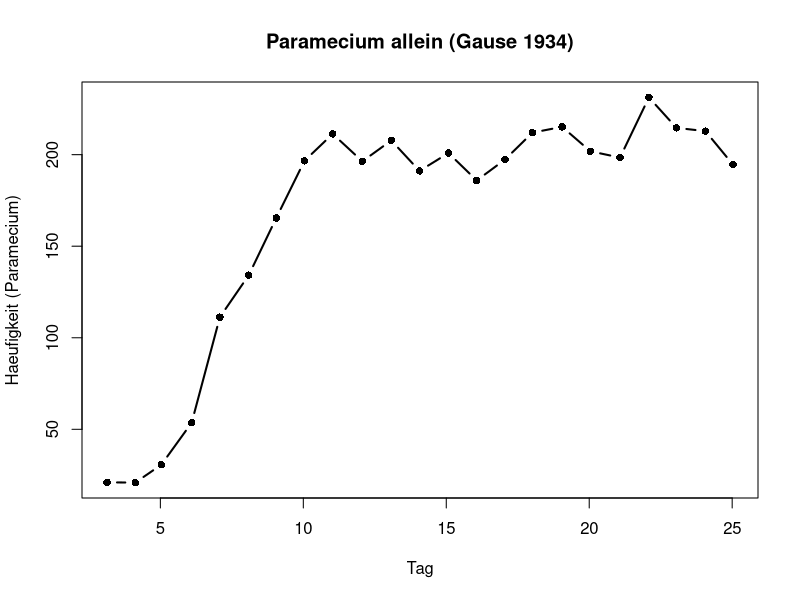
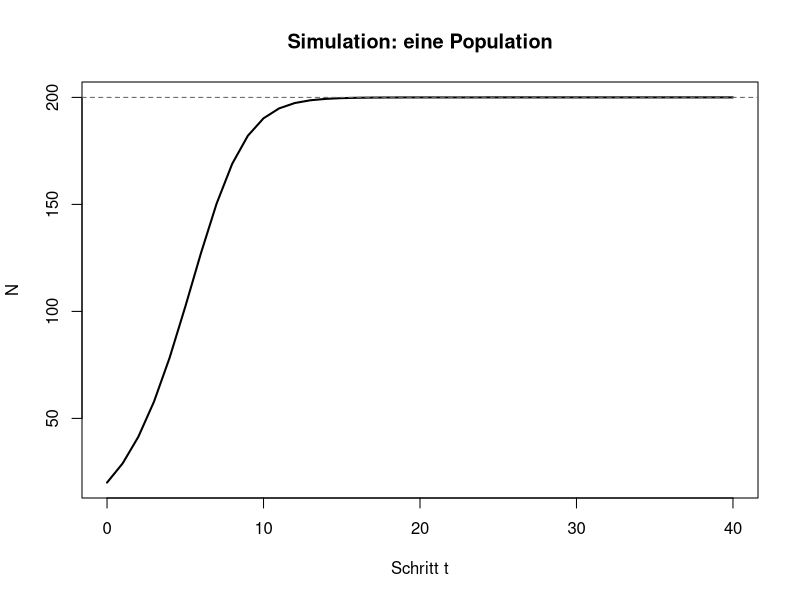
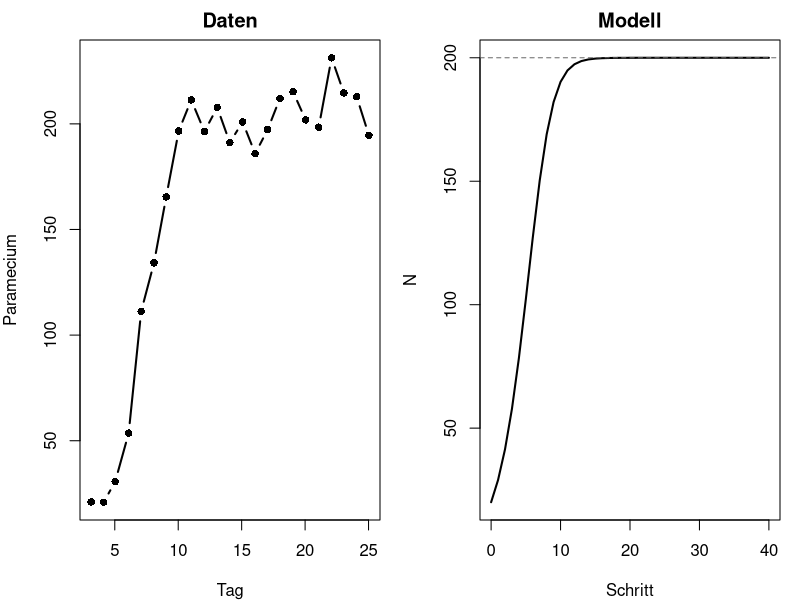
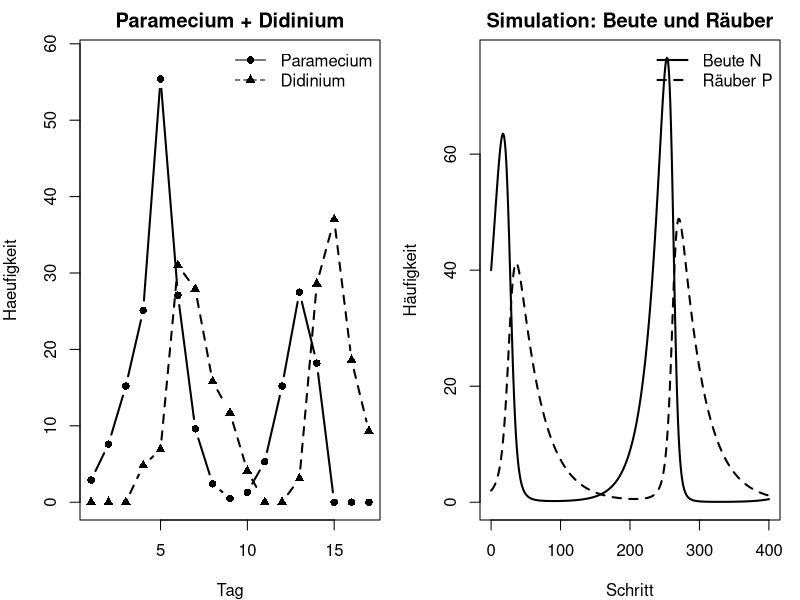

Write the R code that produced these figures, in order.
## ---- chunk 1
alone <- read.csv("data/paramecium_alone.csv")
head(alone, 3)
## ---- chunk 2
#| fig-height: 3.6
#| fig-width: 7
plot(alone$day, alone$paramecium,
     type = "b", pch = 16, lwd = 2,
     xlab = "Tag",
     ylab = "Haeufigkeit (Paramecium)",
     main = "Paramecium allein (Gause 1934)")
## ---- chunk 3
next_N <- function(N, r, K) {
  N + r * N * (1 - N / K)
}

next_N(N = 20, r = 0.5, K = 200)
## ---- chunk 4
next_N(N = 180, r = 0.5, K = 200)
next_N(N = 200, r = 0.5, K = 200)
## ---- chunk 5
T <- 5
N <- numeric(T + 1)   # Vektor aus Nullen, Laenge 6
N[1] <- 20            # Startwert (R zaehlt ab 1!)
N
## ---- chunk 6
r <- 0.5
K <- 200
N[2] <- next_N(N[1], r, K)
N[3] <- next_N(N[2], r, K)
N[4] <- next_N(N[3], r, K)
N[1:4]
## ---- chunk 7
T <- 40
N <- numeric(T + 1)
N[1] <- 20
r <- 0.5
K <- 200

for (t in 1:T) {
  N[t + 1] <- next_N(N[t], r, K)
}

N[1:6]   # erste Werte ansehen
## ---- chunk 8
#| fig-height: 3.6
#| fig-width: 7
plot(0:T, N,
     type = "l", lwd = 2,
     xlab = "Schritt t",
     ylab = "N",
     main = "Simulation: eine Population")
abline(h = K, lty = 2, col = "grey40")
## ---- chunk 9
#| fig-height: 3.5
#| fig-width: 7.5
par(mfrow = c(1, 2), mar = c(4, 4, 2, 1))
plot(alone$day, alone$paramecium, type = "b", pch = 16, lwd = 2,
     xlab = "Tag", ylab = "Paramecium", main = "Daten")
plot(0:T, N, type = "l", lwd = 2,
     xlab = "Schritt", ylab = "N", main = "Modell")
abline(h = K, lty = 2, col = "grey40")
## ---- chunk 10
#| fig-height: 3.6
#| fig-width: 7
both <- read.csv("data/paramecium_with_didinium.csv")

plot(both$day, both$paramecium, type = "b", pch = 16, lwd = 2,
     xlab = "Tag", ylab = "Haeufigkeit",
     main = "Paramecium + Didinium",
     ylim = c(0, max(both$paramecium, both$didinium) * 1.05))
lines(both$day, both$didinium, type = "b", pch = 17, lwd = 2, lty = 2)
legend("topright", c("Paramecium", "Didinium"),
       pch = c(16, 17), lty = 1:2, bty = "n")
## ---- chunk 11
next_state <- function(N, P, r, a, b, m) {
  dN <- r * N - a * N * P
  dP <- b * a * N * P - m * P
  c(N = max(N + dN, 0), P = max(P + dP, 0))
}
## ---- chunk 12
out <- next_state(N = 40, P = 2, r = 0.05, a = 0.005, b = 0.5, m = 0.03)
out
out["N"]
out["P"]
## ---- chunk 13
T <- 400
N <- numeric(T + 1)
P <- numeric(T + 1)
N[1] <- 40
P[1] <- 2
r <- 0.05; a <- 0.005; b <- 0.5; m <- 0.03

for (t in 1:T) {
  out <- next_state(N[t], P[t], r, a, b, m)
  N[t + 1] <- out["N"]
  P[t + 1] <- out["P"]
}
## ---- chunk 14
#| fig-height: 3.6
#| fig-width: 7
plot(0:T, N, type = "l", lwd = 2,
     xlab = "Schritt", ylab = "Häufigkeit",
     main = "Simulation: Beute und Räuber",
     ylim = range(0, N, P))
lines(0:T, P, lwd = 2, lty = 2)
legend("topright", c("Beute N", "Räuber P"),
       lty = 1:2, lwd = 2, bty = "n")
